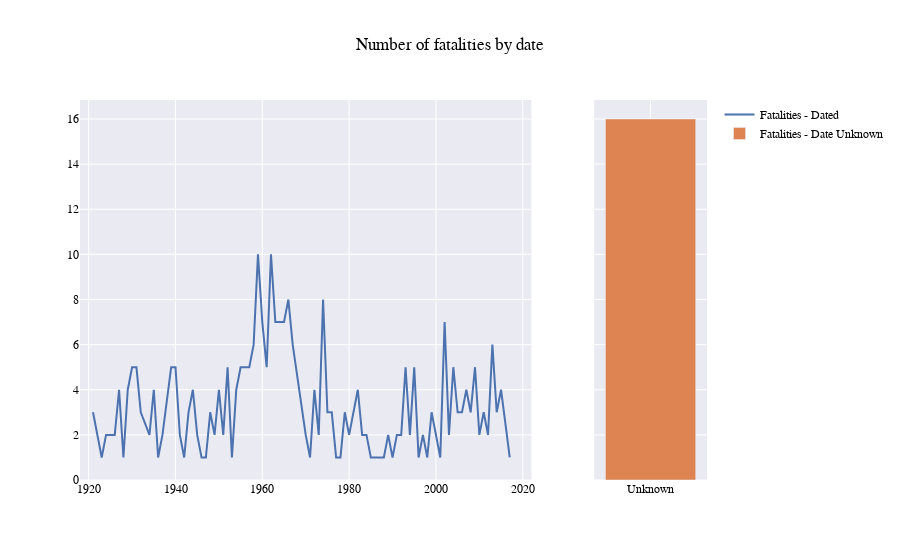

The code cell stored with this chart in its notebook:
### Markdown cell above
## Fatalities over Time

How many fatalities have been recorded? How has this varied overtime? How many attacks go undated?

### Code cell
# make the subplot
subplot = make_subplots(rows=1, cols=2, column_widths=[0.8, 0.2], shared_yaxes=True)

# select the data needed (fatalities only, after 1920)
fatalities = df[df['Fatal (Y/N)'] == 'Y']
fatalities = fatalities[(fatalities['Year']>1920) | (fatalities['Year']==0)]

# aggregate the data by year
dated_aggregate = fatalities.groupby(['Year']).CaseNumber.count().reset_index()

# split into the known and unknown aggregates
unknown_aggregate = dated_aggregate[dated_aggregate['Year']==0]
dated_aggregate = dated_aggregate[dated_aggregate['Year']!=0]

# add the known date trace in the first column
subplot.add_trace(go.Scatter(x=dated_aggregate['Year'], y=dated_aggregate['CaseNumber'], 
                             mode='lines', name='Fatalities - Dated'), row=1, col=1)

# add the unknown date trace in the second column
subplot.add_trace(go.Bar(x=['Unknown'],y=unknown_aggregate['CaseNumber'], name='Fatalities - Date Unknown'), row=1, col=2)

# update the figure to fix the x axis of plot one, add a title, and add theme options
subplot.update_layout(xaxis1=dict(range=[1918,2022]), 
                      title='Number of fatalities by date',
                     font_family="Arial", font_color="black", template='seaborn')

subplot.show()

### Figure 1 — Plotly figure (JSON) as saved in the notebook; plotly's stock layout.template omitted (floating-point values rounded to 4 significant figures)
{"data": [{"mode": "lines", "name": "Fatalities - Dated", "type": "scatter", "x": [1921, 1922, 1923, 1924, 1926, 1927, 1928, 1929, 1930, 1931, 1932, 1934, 1935, 1936, 1937, 1939, 1940, 1941, 1942, 1943, 1944, 1945, 1946, 1947, 1948, 1949, 1950, 1951, 1952, 1953, 1954, 1955, 1956, 1957, 1958, 1959, 1960, 1961, 1962, 1963, 1964, 1965, 1966, 1967, 1970, 1971, 1972, 1973, 1974, 1975, 1976, 1977, 1978, 1979, 1980, 1981, 1982, 1983, 1984, 1985, 1986, 1987, 1988, 1989, 1990, 1991, 1992, 1993, 1994, 1995, 1996, 1997, 1998, 1999, 2000, 2001, 2002, 2003, 2004, 2005, 2006, 2007, 2008, 2009, 2010, 2011, 2012, 2013, 2014, 2015, 2017], "xaxis": "x", "y": [3, 2, 1, 2, 2, 4, 1, 4, 5, 5, 3, 2, 4, 1, 2, 5, 5, 2, 1, 3, 4, 2, 1, 1, 3, 2, 4, 2, 5, 1, 4, 5, 5, 5, 6, 10, 7, 5, 10, 7, 7, 7, 8, 6, 2, 1, 4, 2, 8, 3, 3, 1, 1, 3, 2, 3, 4, 2, 2, 1, 1, 1, 1, 2, 1, 2, 2, 5, 2, 5, 1, 2, 1, 3, 2, 1, 7, 2, 5, 3, 3, 4, 3, 5, 2, 3, 2, 6, 3, 4, 1], "yaxis": "y"}, {"name": "Fatalities - Date Unknown", "type": "bar", "x": ["Unknown"], "xaxis": "x2", "y": [16], "yaxis": "y2"}], "layout": {"font": {"color": "black", "family": "Arial"}, "title": {"text": "Number of fatalities by date"}, "xaxis": {"anchor": "y", "domain": [0, 0.72], "range": [1918, 2022]}, "xaxis2": {"anchor": "y2", "domain": [0.82, 1]}, "yaxis": {"anchor": "x", "domain": [0, 1]}, "yaxis2": {"anchor": "x2", "domain": [0, 1], "matches": "y", "showticklabels": false}}}
